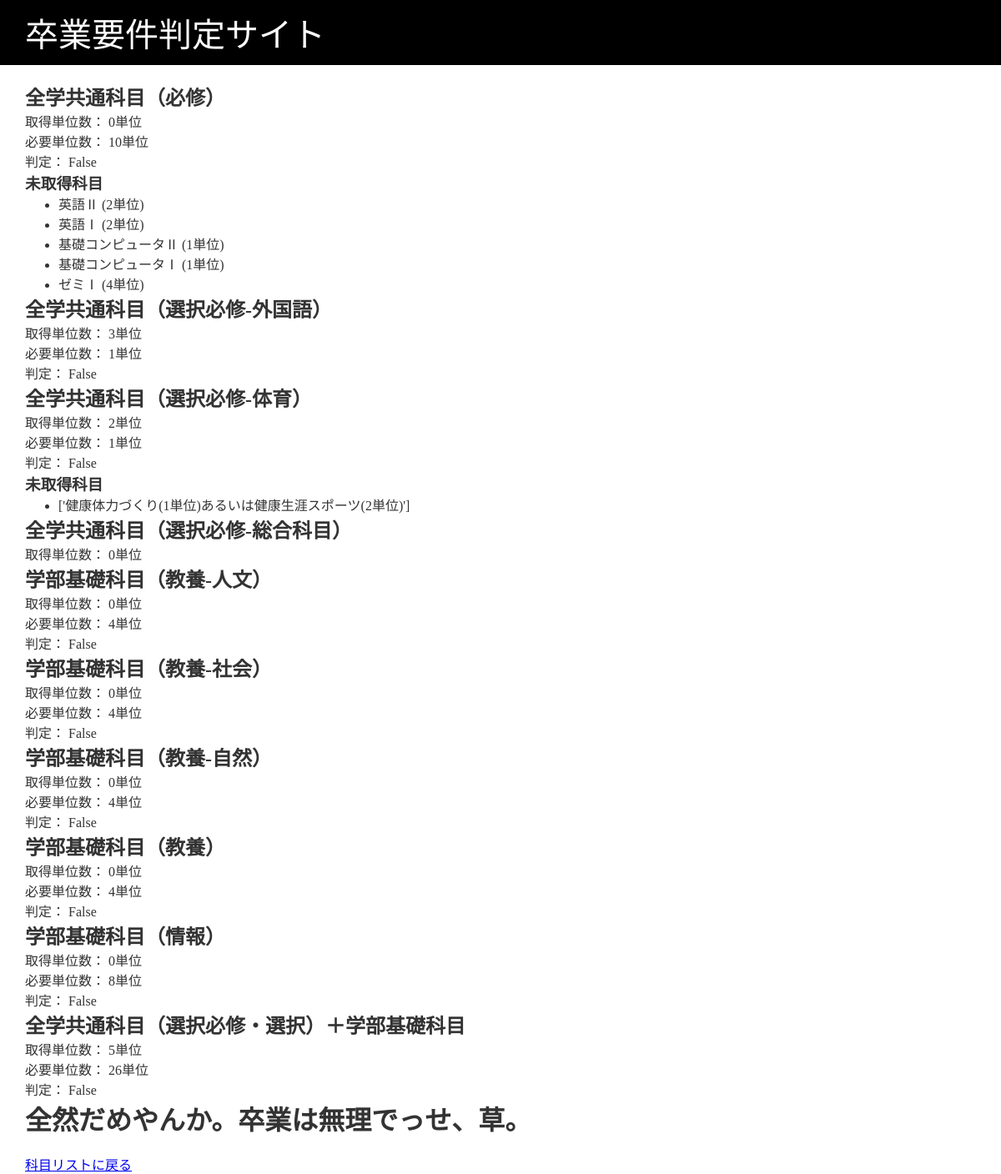
Page /hantei/judgement/ on the committed database.
### hantei/models.py (models this page shows, shortened)
class SubjectTable(models.Model):
    id = models.CharField(max_length=8, primary_key=True, verbose_name='科目コード')
    name = models.CharField(max_length=50, verbose_name='科目名')
    assigned_year = models.PositiveIntegerField(verbose_name='配当年次')
    credits = models.PositiveIntegerField(verbose_name='単位数')
    category1 = models.CharField(max_length=4, verbose_name='判定区分1')
    category2 = models.CharField(max_length=4, verbose_name='判定区分2', blank=True)
    category3 = models.CharField(max_length=4, verbose_name='判定区分3',blank=True)
    pe_flag = models.CharField(max_length=4, verbose_name='体育フラグ', blank=True)
    ab_flag = models.CharField(max_length=4, verbose_name='A/Bフラグ', blank=True)
    foreign_student_flag = models.BooleanField(default=False, verbose_name='留学生科目',)
    pre_sub = models.CharField(max_length=8, verbose_name='前提科目', blank=True)

### hantei/views.py (the view)
# urls.py: path('judgement/', views.judgement, name='judgement'), # 判定画面のurlを追加
def judgement(request):
    judge_common = JudgeCommon()
    judge_ge = JudgeCommon.JudgeGE()
    not_acquired_subjects_cat1, acquired_credits_cat1, required_cat1, judge_flag1 = judge_common.judge_cat1()
    acquired_credits_cat2, required_cat2, judge_flag2 = judge_ge.judge_cat2()
    not_acquired_subjects_cat3, acquired_credits_cat3, required_cat3, judge_flag3 = judge_ge.judge_cat3()
    acquired_credits_cat4, acquired_credits_cat5 = judge_ge.judge_cat4_and_cat5()
    acquired_credits_cat6, required_cat6, judge_flag4 = judge_ge.judge_cat6()
    acquired_credits_cat7, required_cat7, judge_flag5 = judge_ge.judge_cat7()
    acquired_credits_cat8, required_cat8, judge_flag6, excess_ge, excess_ge_required, judge_flag7 = judge_ge.judge_cat8()
    acquired_credits_cat9, required_cat9, judge_flag8 = judge_ge.judge_cat9()
    acquired_credits_common, subtotal_required, judge_flag9 = judge_ge.judge_subtotal_common()
    context = {
        'not_acquired_subjects_cat1': not_acquired_subjects_cat1,
        'acquired_credits_cat1': acquired_credits_cat1,
        'required_cat1': required_cat1,
        'judge_flag1': judge_flag1,
        'acquired_credits_cat2': acquired_credits_cat2,
        'required_cat2': required_cat2,
        'judge_flag2': judge_flag2,
        'not_acquired_subjects_cat3': not_acquired_subjects_cat3,
        'acquired_credits_cat3': acquired_credits_cat3,
        'required_cat3': required_cat3,
        'judge_flag3': judge_flag3,
        'acquired_credits_cat4': acquired_credits_cat4,
        'acquired_credits_cat5': acquired_credits_cat5,
        'acquired_credits_cat6': acquired_credits_cat6,
        'required_cat6': required_cat6,
        'judge_flag4': judge_flag4,
        'acquired_credits_cat7': acquired_credits_cat7,
        'required_cat7': required_cat7,
        'judge_flag5': judge_flag5,
        'acquired_credits_cat8': acquired_credits_cat8,
        'required_cat8': required_cat8,
        'judge_flag6': judge_flag6,
        'excess_ge': excess_ge,
        'excess_ge_required': excess_ge_required,
        'judge_flag7': judge_flag7,
        'acquired_credits_cat9': acquired_credits_cat9,
        'required_cat9': required_cat9,
        'judge_flag8': judge_flag8,
        'acquired_credits_common': acquired_credits_common,
        'subtotal_required': subtotal_required,
        'judge_flag9': judge_flag9
    }
    return render(request, 'judgement.html', context)

### hantei/views.py (called while the page is built)
    def judge_cat1(self):
        all_required_subjects = SubjectTable.objects.filter(category1=1, foreign_student_flag=False)
        acquired_subjects_of_cat1 = AcquiredCredits.objects.filter(subject__category1=1)
        not_acquired_subjects_cat1 = set(all_required_subjects) - set([acq.subject for acq in acquired_subjects_of_cat1])
        acquired_credits_cat1 = sum(acq.subject.credits for acq in acquired_subjects_of_cat1)
        required_cat1 = 0 # 不足単位数を記録する変数
        if acquired_credits_cat1 == 10:
            judge_flag1 = True # 各判定項目ごとに判定フラグに結果を代入
        else:
            judge_flag1 = False
            required_cat1 = 10 - acquired_credits_cat1 # 要件未達の場合は不足単位数を算出
        return not_acquired_subjects_cat1, acquired_credits_cat1, required_cat1, judge_flag1

        def judge_cat2(self):
            acquired_subjects_of_cat2 = AcquiredCredits.objects.filter(subject__category1=2)
            acquired_credits_cat2 = sum(acq.subject.credits for acq in acquired_subjects_of_cat2)
            self.subtotal_common += acquired_credits_cat2
            required_cat2 = 0
            if acquired_credits_cat2 >= 4:
                judge_flag2 = True
            else:
                judge_flag2 = False
                required_cat2 = 4 - acquired_credits_cat2
            self.subtotal_required += required_cat2
            return acquired_credits_cat2, required_cat2, judge_flag2

        def judge_cat4_and_cat5(self):
            acquired_subjects_of_cat4 = AcquiredCredits.objects.filter(subject__category1=4)
            acquired_credits_cat4 = sum(acq.subject.credits for acq in acquired_subjects_of_cat4)
            acquired_subjects_of_cat5 = AcquiredCredits.objects.filter(subject__category1=5)
            acquired_credits_cat5 = sum(acq.subject.credits for acq in acquired_subjects_of_cat5)
            self.subtotal_common += (acquired_credits_cat4 + acquired_credits_cat5)
            return acquired_credits_cat4, acquired_credits_cat5

### hantei/templates/judgement.html
{% extends 'base.html' %}
{% block content %}
<div class="container">
    <h2>全学共通科目（必修）</h2>
    <p>取得単位数： {{ acquired_credits_cat1 }}単位</p>
    <p>必要単位数： {{ required_cat1 }}単位</p>
    <p>判定： {{ judge_flag1 }}</p>
    {% if not_acquired_subjects_cat1 %}
    <h3>未取得科目</h3>
    <ul>
        {% for subject in not_acquired_subjects_cat1 %}
        <li>{{ subject.name }} ({{ subject.credits }}単位)</li>
        {% endfor %}
    </ul>
    {% else %}
    <p>すべての単位を取得済みです。</p>
    {% endif %}
</div>
<div class="container">
    <h2>全学共通科目（選択必修-外国語）</h2>
    <p>取得単位数： {{ acquired_credits_cat2 }}単位</p>
    <p>必要単位数： {{ required_cat2 }}単位</p>
    <p>判定： {{ judge_flag2 }}</p>
</div>
<div class="container">
    <h2>全学共通科目（選択必修-体育）</h2>
    <p>取得単位数： {{ acquired_credits_cat3 }}単位</p>
    <p>必要単位数： {{ required_cat3 }}単位</p>
    <p>判定： {{ judge_flag3 }}</p>
    {% if not_acquired_subjects_cat3 %}
    <h3>未取得科目</h3>
    <ul>
        <li>{{ not_acquired_subjects_cat3 }}</li>
    </ul>
    {% endif %}
</div>
<div class="container">
    <h2>全学共通科目（選択必修-総合科目）</h2>
    <p>取得単位数： {{ acquired_credits_cat4 }}単位</p>
</div>
<div class="container">
    <h2>学部基礎科目（教養-人文）</h2>
    <p>取得単位数： {{ acquired_credits_cat6 }}単位</p>
    <p>必要単位数： {{ required_cat6 }}単位</p>
    <p>判定： {{ judge_flag4 }}</p>
</div>
<div class="container">
    <h2>学部基礎科目（教養-社会）</h2>
    <p>取得単位数： {{ acquired_credits_cat7 }}単位</p>
    <p>必要単位数： {{ required_cat7 }}単位</p>
    <p>判定： {{ judge_flag5 }}</p>
</div>
<div class="container">
    <h2>学部基礎科目（教養-自然）</h2>
    <p>取得単位数： {{ acquired_credits_cat8 }}単位</p>
    <p>必要単位数： {{ required_cat8 }}単位</p>
    <p>判定： {{ judge_flag6 }}</p>
</div>
<div class="container">
    <h2>学部基礎科目（教養）</h2>
    <p>取得単位数： {{ excess_ge }}単位</p>
    <p>必要単位数： {{ excess_ge_required }}単位</p>
    <p>判定： {{ judge_flag7 }}</p>
</div>
<div class="container">
    <h2>学部基礎科目（情報）</h2>
    <p>取得単位数： {{ acquired_credits_cat9 }}単位</p>
    <p>必要単位数： {{ required_cat9 }}単位</p>
    <p>判定： {{ judge_flag8 }}</p>
</div>
<div class="container">
    <h2>全学共通科目（選択必修・選択）＋学部基礎科目</h2>
    <p>取得単位数： {{ acquired_credits_common }}単位</p>
    <p>必要単位数： {{ subtotal_required }}単位</p>
    <p>判定： {{ judge_flag9 }}</p>
</div>
{% if acquired_credits_cat1 <= 5 or acquired_credits_common <= 10 %}
<h1>全然だめやんか。卒業は無理でっせ、草。</h1>
{% elif acquired_credits_cat1 <= 7 or acquired_credits_common <= 16 %}
<h1>ぼちぼちやな。もう少し頑張りなはれ。</h1>
{% else %}
<h1>順調でんな。その調子でっせ。</h1>
{% endif %}
<a href="{% url 'hantei:subject_list' %}">科目リストに戻る</a>
{% endblock %}

### hantei/templates/base.html (shortened to what this page needs)
<!DOCTYPE html>
<html lang="ja">
<head>
</head>
<body>
    <header>卒業要件判定サイト</header>
    <main>
        {% block content %}{% endblock %}
    </main>
</body>
</html>

### hantei/templates/base.html (style rules this page uses)
* { margin: 0; }
body { color: #333; }
body > header { font-size: 40px; background-color: #000; color: #fff; padding: 10px 30px; }
main { margin-top: 20px; padding: 0 30px; }
main > h1 { margin-bottom: 20px; }

### rows in the picture
SubjectTable: name "英語Ⅱ", credits "2"
SubjectTable: name "英語Ⅰ", credits "2"
SubjectTable: name "基礎コンピュータⅡ", credits "1"
SubjectTable: name "基礎コンピュータⅠ", credits "1"
SubjectTable: name "ゼミⅠ", credits "4"

### other values in the picture
{{ acquired_credits_cat1 }} "0"
{{ required_cat1 }} "10"
{{ judge_flag1 }} "False"
{{ acquired_credits_cat2 }} "3"
{{ required_cat2 }} "1"
{{ judge_flag2 }} "False"
{{ acquired_credits_cat3 }} "2"
{{ required_cat3 }} "1"
{{ judge_flag3 }} "False"
{{ not_acquired_subjects_cat3 }} "['健康体力づくり(1単位)あるいは健康生涯スポーツ(2単位)']"
{{ acquired_credits_cat4 }} "0"
{{ acquired_credits_cat6 }} "0"
{{ required_cat6 }} "4"
{{ judge_flag4 }} "False"
{{ acquired_credits_cat7 }} "0"
